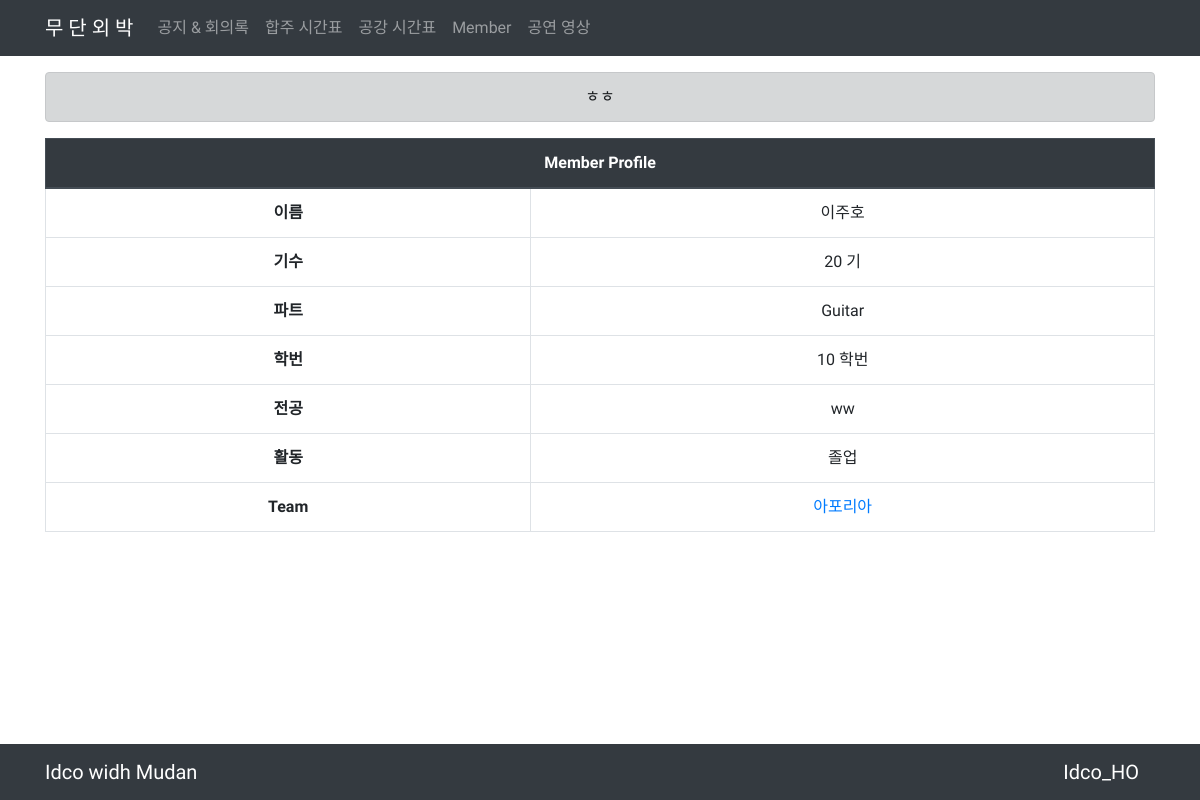
The page /members/1/detail/ on the database as committed earlier.
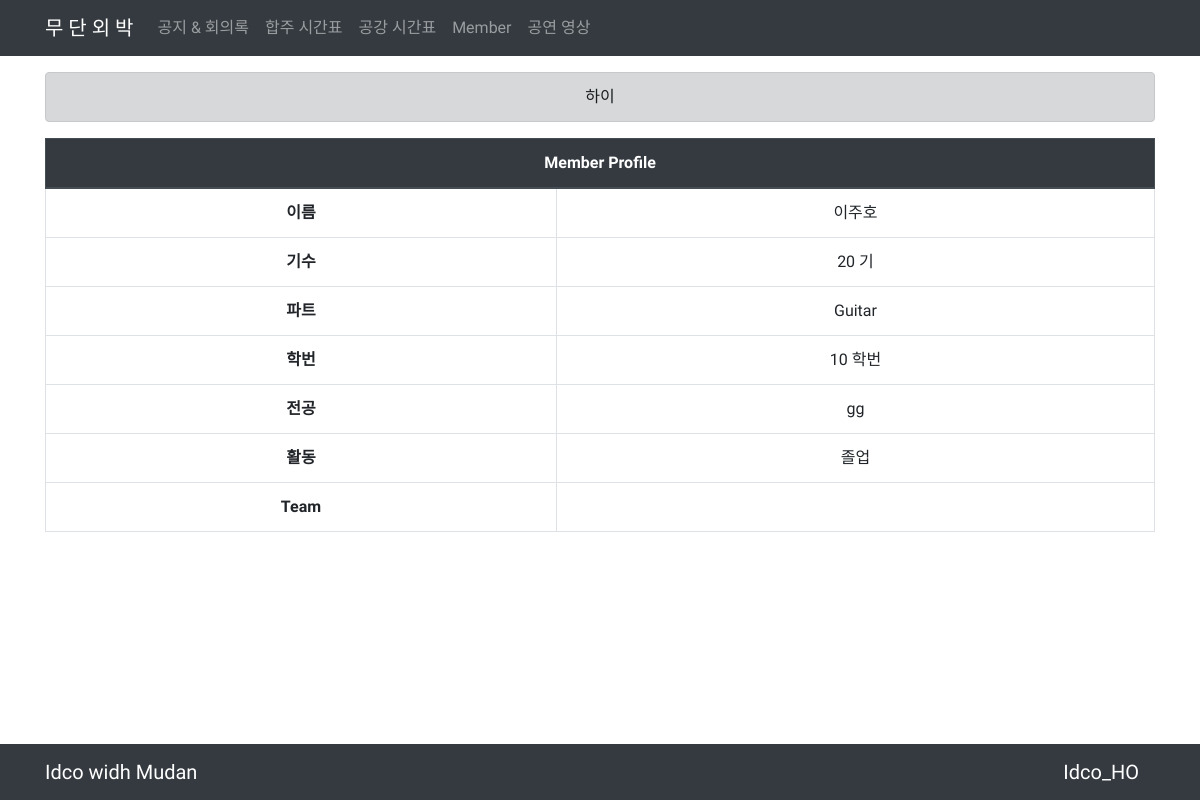
The same page on the database as committed later.
### notices/models.py (models this page shows)
class Onenotice(models.Model):
    content = models.CharField(max_length=20)

### members/models.py (models this page shows, shortened)
class Member(models.Model):
    name = models.CharField(max_length=10)
    part = models.ForeignKey(Part, on_delete=models.CASCADE)
    mudanNo = models.ForeignKey(MudanNo, on_delete=models.CASCADE)
    univNo = models.ForeignKey(UniveNo, on_delete=models.CASCADE)
    major = models.ForeignKey(Major, on_delete=models.CASCADE)
    alive = models.ForeignKey(Alive, on_delete=models.CASCADE)

class Major(models.Model):
    title = models.CharField(max_length=20)

class MudanNo(models.Model):
    num = models.IntegerField()

class Part(models.Model):
    name = models.CharField(max_length=10)
    short = models.CharField(max_length=5)

class UniveNo(models.Model):
    num = models.IntegerField()

class Alive(models.Model):
    content = models.CharField(max_length=5)

### videos/models.py (models this page shows, shortened)
class Team(models.Model):
    name = models.CharField(max_length=10)
    team_members = models.ManyToManyField(Member, related_name='member_videoteam', blank=True)

### members/views.py (the view)
# urls.py: path('<int:member_pk>/detail/', views.detail, name='detail')
def detail(request, member_pk):
    onenotice = get_object_or_404(Onenotice, pk=1)
    member = get_object_or_404(Member, pk=member_pk)
    context = {'member':member, 'onenotice':onenotice}
    return render(request, 'members/detail.html', context)

### members/templates/members/detail.html
{% extends 'base.html' %}
{% block body %}
<div class="container">
    <table class="table table-hover table-bordered text-center mt-2">
        <thead class="thead-dark">
            <tr>
            <th scope="col" colspan="4">Member Profile</th>
            </tr>
        </thead>
        <tbody>
            <tr>
                <th scope="row">이름</th>
                <td>{{ member.name }}</td>
            </tr>
            <tr>
                <th scope="row">기수</th>
                <td>{{ member.mudanNo.num }} 기</td>
            </tr>
            <tr>
                <th scope="row">파트</th>
                <td>{{ member.part.name }}</td>
            </tr>
            <tr>
                <th scope="row">학번</th>
                <td>{{ member.univNo.num }} 학번</td>
            </tr>
            <tr>
                <th scope="row">전공</th>
                <td>{{ member.major.title }}</td>
            </tr>
            <tr>
                <th scope="row">활동</th>
                <td>{{ member.alive.content }}</td>
            </tr>
            <tr>
                <th scope="row">Team</th>
                <td>{% for team in member.member_videoteam.all %}<a href="{% url 'videos:detail' team.pk %}">{{team.name}}</a><br>{% endfor %}</td>
            </tr>
        </tbody>
    </table>
</div>
{% endblock %}

### mudan_web/templates/base.html (shortened to what this page needs)
<!DOCTYPE html>
<html lang="en">
<head>
    <link rel="stylesheet" href="https://stackpath.bootstrapcdn.com/bootstrap/4.3.1/css/bootstrap.min.css">
    <link rel="stylesheet" href="https://use.fontawesome.com/releases/v5.8.2/css/all.css">
</head>
<body>
    <nav class="sticky-top navbar navbar-dark bg-dark navbar-expand-lg navbar-light bg-light mb-3">
        <div class="container">
            <a class="navbar-brand" href="#">무 단 외 박</a>
            <div class="collapse navbar-collapse" id="navbarNavAltMarkup">
                <div class="navbar-nav">
                <a class="nav-item nav-link {% if app_name == 'notices' %}active{% endif %}" href="{% url 'notices:list' %}">공지 & 회의록</a>
                <a class="nav-item nav-link {% if request.path == '/notices/'%}active{% endif %}" href="{% url 'worktimes:list' %}">합주 시간표</a>
                <a class="nav-item nav-link {% if request.path == '/notices/'%}active{% endif %}" href="{% url 'freetimes:list' %}">공강 시간표</a>
                <a class="nav-item nav-link {% if request.path == '/members/'%}active{% endif %}" href="{% url 'members:list' %}">Member</a>
                <a class="nav-item nav-link {% if request.path == '/videos/'%}active{% endif %}" href="{% url 'videos:list' %}">공연 영상</a>
            </div>
        </div>
    </nav>
    <div class="container">
        <div class="alert alert-dark text-center" role="alert">
            {{ onenotice.content }}
        </div>
    </div>
    {% block body %}
    {% endblock %}
    <div class="mb-5 pb-5"></div>
    <div class="fixed-bottom">
        <nav class="navbar navbar-dark bg-dark">
            <div class="container">
                <div class="navbar-brand">Idco widh Mudan</div>
                <div class="navbar-brand">Idco_HO</div>
            </div>
        </nav>
    </div>
</body>
</html>

Rows that differ between the two databases and show on the page:
removed Team: name "아포리아"
changed Onenotice: content "ㅎㅎ" → "하이"
changed through a linked row, Member "이주호": major "ww" → "gg"
